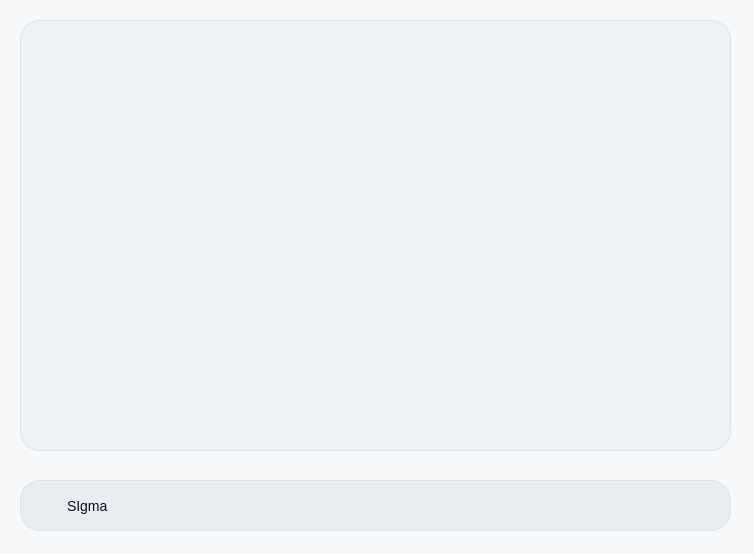
<?xml version="1.0" encoding="UTF-8"?>
<ui version="4.0">
 <class>MainWindow</class>
 <widget class="QMainWindow" name="MainWindow">
  <property name="geometry">
   <rect>
    <x>0</x>
    <y>0</y>
    <width>754</width>
    <height>554</height>
   </rect>
  </property>
  <property name="windowTitle">
   <string>MainWindow</string>
  </property>
  <property name="styleSheet">
   <string notr="true">QWidget#centralwidget {
    background-color: #F7F8FA;
    color: #29313D;
}</string>
  </property>
  <widget class="QWidget" name="centralwidget">
   <property name="styleSheet">
    <string notr="true">QWidget#centralwidget {
    background-color: #F7F8FA;
}

QWidget#chatPanel {
    background-color: #EEF1F5;
    border: 1px solid #DDE2E8;
    border-radius: 20px;
}

QLineEdit#chatInput {
    background-color: #E9EDF2;
    color: #07101B;
    border: 1px solid #DDE2E8;
    border-radius: 20px;
    padding: 12px 18px;
    selection-background-color: #6C63FF;
    selection-color: white;
	font-family: &quot;Segoe UI&quot;;
	padding-left: 44px;
	padding-right: 44px;
    font-size: 14px;
}</string>
   </property>
   <widget class="QLineEdit" name="chatInput">
    <property name="geometry">
     <rect>
      <x>20</x>
      <y>480</y>
      <width>711</width>
      <height>51</height>
     </rect>
    </property>
    <property name="text">
     <string>SIgma</string>
    </property>
   </widget>
   <widget class="QFrame" name="chatPanel">
    <property name="geometry">
     <rect>
      <x>20</x>
      <y>20</y>
      <width>711</width>
      <height>431</height>
     </rect>
    </property>
    <property name="styleSheet">
     <string notr="true"/>
    </property>
   </widget>
  </widget>
 </widget>
 <resources/>
 <connections/>
</ui>
